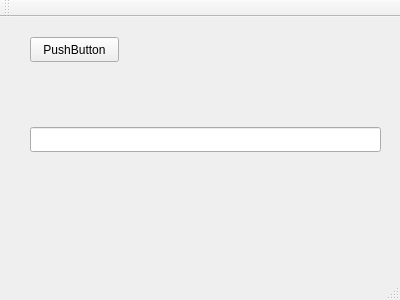
<?xml version="1.0" encoding="UTF-8"?>
<ui version="4.0">
 <class>MyFirstWedgets</class>
 <widget class="QMainWindow" name="MyFirstWedgets">
  <property name="geometry">
   <rect>
    <x>0</x>
    <y>0</y>
    <width>400</width>
    <height>300</height>
   </rect>
  </property>
  <property name="windowTitle">
   <string>MyFirstWedgets</string>
  </property>
  <widget class="QWidget" name="centralWidget">
   <widget class="QPushButton" name="pushButton">
    <property name="geometry">
     <rect>
      <x>30</x>
      <y>20</y>
      <width>89</width>
      <height>25</height>
     </rect>
    </property>
    <property name="text">
     <string>PushButton</string>
    </property>
   </widget>
   <widget class="QLineEdit" name="lineEdit">
    <property name="geometry">
     <rect>
      <x>30</x>
      <y>110</y>
      <width>351</width>
      <height>25</height>
     </rect>
    </property>
   </widget>
  </widget>
  <widget class="QMenuBar" name="menuBar">
   <property name="geometry">
    <rect>
     <x>0</x>
     <y>0</y>
     <width>400</width>
     <height>28</height>
    </rect>
   </property>
  </widget>
  <widget class="QToolBar" name="mainToolBar">
   <attribute name="toolBarArea">
    <enum>TopToolBarArea</enum>
   </attribute>
   <attribute name="toolBarBreak">
    <bool>false</bool>
   </attribute>
  </widget>
  <widget class="QStatusBar" name="statusBar"/>
 </widget>
 <layoutdefault spacing="6" margin="11"/>
 <resources/>
 <connections/>
</ui>
